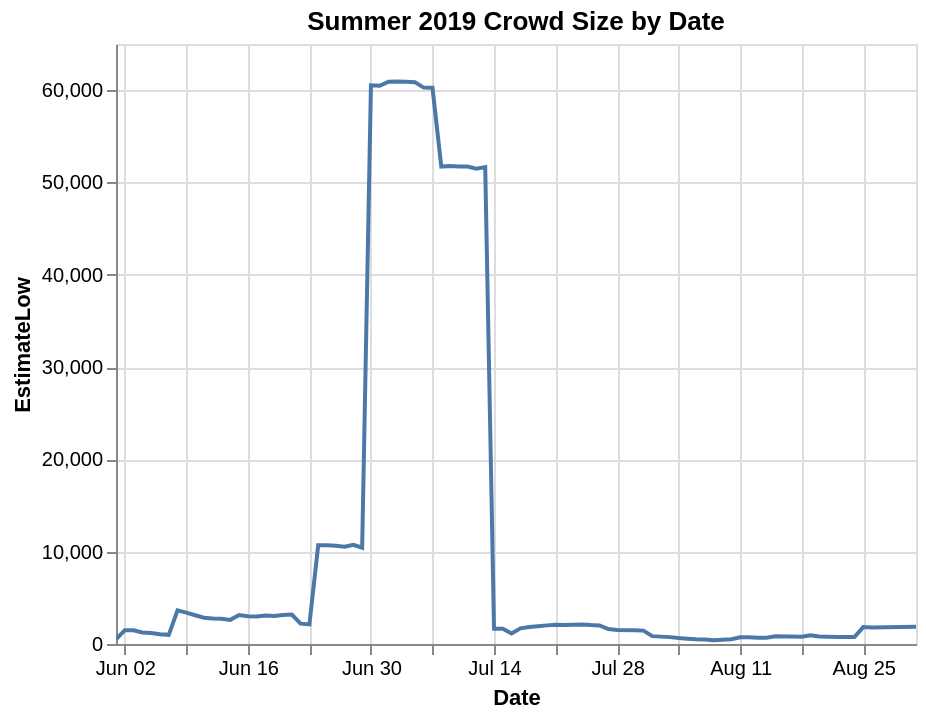

Source (Vega-Lite JSON):
### Vega-Lite specification from a JSON file in a GitHub repository (floating-point values rounded to 4 significant figures)
{"config": {"view": {"continuousWidth": 400, "continuousHeight": 300}}, "data": {"name": "data-fc2d2eb09523003633bb5bf8fb000523"}, "mark": "line", "encoding": {"tooltip": [{"type": "temporal", "field": "Date"}, {"type": "quantitative", "field": "EstimateLow"}], "x": {"type": "temporal", "field": "Date"}, "y": {"type": "quantitative", "field": "EstimateLow"}}, "selection": {"selector001": {"type": "interval", "bind": "scales", "encodings": ["x", "y"]}}, "title": "Summer 2019 Crowd Size by Date", "$schema": "https://vega.github.io/schema/vega-lite/v4.8.1.json", "datasets": {"data-fc2d2eb09523003633bb5bf8fb000523": [{"Date": "2019-06-01T00:00:00", "EstimateLow": 514.0}, {"Date": "2019-06-02T00:00:00", "EstimateLow": 1500.0}, {"Date": "2019-06-03T00:00:00", "EstimateLow": 1490.0}, {"Date": "2019-06-04T00:00:00", "EstimateLow": 1244.0}, {"Date": "2019-06-05T00:00:00", "EstimateLow": 1184.0}, {"Date": "2019-06-06T00:00:00", "EstimateLow": 1057.0}, {"Date": "2019-06-07T00:00:00", "EstimateLow": 991.9}, {"Date": "2019-06-08T00:00:00", "EstimateLow": 3649.0}, {"Date": "2019-06-09T00:00:00", "EstimateLow": 3402.0}, {"Date": "2019-06-10T00:00:00", "EstimateLow": 3117.0}, {"Date": "2019-06-11T00:00:00", "EstimateLow": 2854.0}, {"Date": "2019-06-12T00:00:00", "EstimateLow": 2760.0}, {"Date": "2019-06-13T00:00:00", "EstimateLow": 2735.0}, {"Date": "2019-06-14T00:00:00", "EstimateLow": 2614.0}, {"Date": "2019-06-15T00:00:00", "EstimateLow": 3142.0}, {"Date": "2019-06-16T00:00:00", "EstimateLow": 2997.0}, {"Date": "2019-06-17T00:00:00", "EstimateLow": 2971.0}, {"Date": "2019-06-18T00:00:00", "EstimateLow": 3093.0}, {"Date": "2019-06-19T00:00:00", "EstimateLow": 3045.0}, {"Date": "2019-06-20T00:00:00", "EstimateLow": 3154.0}, {"Date": "2019-06-21T00:00:00", "EstimateLow": 3197.0}, {"Date": "2019-06-22T00:00:00", "EstimateLow": 2208.0}, {"Date": "2019-06-23T00:00:00", "EstimateLow": 2119.0}, {"Date": "2019-06-24T00:00:00", "EstimateLow": 10690.0}, {"Date": "2019-06-25T00:00:00", "EstimateLow": 10710.0}, {"Date": "2019-06-26T00:00:00", "EstimateLow": 10630.0}, {"Date": "2019-06-27T00:00:00", "EstimateLow": 10530.0}, {"Date": "2019-06-28T00:00:00", "EstimateLow": 10750.0}, {"Date": "2019-06-29T00:00:00", "EstimateLow": 10430.0}, {"Date": "2019-06-30T00:00:00", "EstimateLow": 60520.0}, {"Date": "2019-07-01T00:00:00", "EstimateLow": 60480.0}, {"Date": "2019-07-02T00:00:00", "EstimateLow": 60920.0}, {"Date": "2019-07-03T00:00:00", "EstimateLow": 60950.0}, {"Date": "2019-07-04T00:00:00", "EstimateLow": 60920.0}, {"Date": "2019-07-05T00:00:00", "EstimateLow": 60870.0}, {"Date": "2019-07-06T00:00:00", "EstimateLow": 60280.0}, {"Date": "2019-07-07T00:00:00", "EstimateLow": 60270.0}, {"Date": "2019-07-08T00:00:00", "EstimateLow": 51720.0}, {"Date": "2019-07-09T00:00:00", "EstimateLow": 51770.0}, {"Date": "2019-07-10T00:00:00", "EstimateLow": 51720.0}, {"Date": "2019-07-11T00:00:00", "EstimateLow": 51730.0}, {"Date": "2019-07-12T00:00:00", "EstimateLow": 51480.0}, {"Date": "2019-07-13T00:00:00", "EstimateLow": 51660.0}, {"Date": "2019-07-14T00:00:00", "EstimateLow": 1653.0}, {"Date": "2019-07-15T00:00:00", "EstimateLow": 1658.0}, {"Date": "2019-07-16T00:00:00", "EstimateLow": 1140.0}, {"Date": "2019-07-17T00:00:00", "EstimateLow": 1697.0}, {"Date": "2019-07-18T00:00:00", "EstimateLow": 1835.0}, {"Date": "2019-07-19T00:00:00", "EstimateLow": 1916.0}, {"Date": "2019-07-20T00:00:00", "EstimateLow": 2017.0}, {"Date": "2019-07-21T00:00:00", "EstimateLow": 2089.0}, {"Date": "2019-07-22T00:00:00", "EstimateLow": 2048.0}, {"Date": "2019-07-23T00:00:00", "EstimateLow": 2096.0}, {"Date": "2019-07-24T00:00:00", "EstimateLow": 2125.0}, {"Date": "2019-07-25T00:00:00", "EstimateLow": 2047.0}, {"Date": "2019-07-26T00:00:00", "EstimateLow": 2012.0}, {"Date": "2019-07-27T00:00:00", "EstimateLow": 1623.0}, {"Date": "2019-07-28T00:00:00", "EstimateLow": 1520.0}, {"Date": "2019-07-30T00:00:00", "EstimateLow": 1488.0}, {"Date": "2019-07-31T00:00:00", "EstimateLow": 1449.0}, {"Date": "2019-08-01T00:00:00", "EstimateLow": 850.7}, {"Date": "2019-08-03T00:00:00", "EstimateLow": 744.9}, {"Date": "2019-08-04T00:00:00", "EstimateLow": 643.6}, {"Date": "2019-08-05T00:00:00", "EstimateLow": 571.8}, {"Date": "2019-08-06T00:00:00", "EstimateLow": 501.9}, {"Date": "2019-08-07T00:00:00", "EstimateLow": 481.6}, {"Date": "2019-08-08T00:00:00", "EstimateLow": 396.0}, {"Date": "2019-08-10T00:00:00", "EstimateLow": 510.1}, {"Date": "2019-08-11T00:00:00", "EstimateLow": 725.8}, {"Date": "2019-08-12T00:00:00", "EstimateLow": 720.1}, {"Date": "2019-08-13T00:00:00", "EstimateLow": 689.9}, {"Date": "2019-08-14T00:00:00", "EstimateLow": 689.9}, {"Date": "2019-08-15T00:00:00", "EstimateLow": 831.0}, {"Date": "2019-08-18T00:00:00", "EstimateLow": 789.4}, {"Date": "2019-08-19T00:00:00", "EstimateLow": 934.9}, {"Date": "2019-08-20T00:00:00", "EstimateLow": 802.0}, {"Date": "2019-08-21T00:00:00", "EstimateLow": 791.6}, {"Date": "2019-08-22T00:00:00", "EstimateLow": 753.8}, {"Date": "2019-08-24T00:00:00", "EstimateLow": 758.1}, {"Date": "2019-08-25T00:00:00", "EstimateLow": 1830.0}, {"Date": "2019-08-26T00:00:00", "EstimateLow": 1801.0}, {"Date": "2019-08-31T00:00:00", "EstimateLow": 1877.0}]}}
